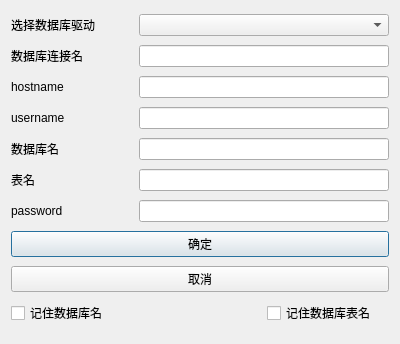
<?xml version="1.0" encoding="UTF-8"?>
<ui version="4.0">
 <class>sqlInfoDialog</class>
 <widget class="QDialog" name="sqlInfoDialog">
  <property name="geometry">
   <rect>
    <x>0</x>
    <y>0</y>
    <width>400</width>
    <height>344</height>
   </rect>
  </property>
  <property name="windowTitle">
   <string>Dialog</string>
  </property>
  <property name="windowIcon">
   <iconset resource="res.qrc">
    <normaloff>:/icon/image1/copy-double.png</normaloff>:/icon/image1/copy-double.png</iconset>
  </property>
  <layout class="QGridLayout" name="gridLayout">
   <item row="0" column="0">
    <widget class="QLabel" name="label">
     <property name="text">
      <string>选择数据库驱动</string>
     </property>
    </widget>
   </item>
   <item row="0" column="1" colspan="2">
    <widget class="QComboBox" name="comboBox_databasedrive"/>
   </item>
   <item row="1" column="0">
    <widget class="QLabel" name="label_2">
     <property name="text">
      <string>数据库连接名</string>
     </property>
    </widget>
   </item>
   <item row="1" column="1" colspan="2">
    <widget class="QLineEdit" name="lineEdit_databaseconnect"/>
   </item>
   <item row="2" column="0">
    <widget class="QLabel" name="label_3">
     <property name="text">
      <string>hostname</string>
     </property>
    </widget>
   </item>
   <item row="2" column="1" colspan="2">
    <widget class="QLineEdit" name="lineEdit_hostname"/>
   </item>
   <item row="3" column="0">
    <widget class="QLabel" name="label_4">
     <property name="text">
      <string>username</string>
     </property>
    </widget>
   </item>
   <item row="3" column="1" colspan="2">
    <widget class="QLineEdit" name="lineEdit_username"/>
   </item>
   <item row="4" column="0">
    <widget class="QLabel" name="label_5">
     <property name="text">
      <string>数据库名</string>
     </property>
    </widget>
   </item>
   <item row="4" column="1" colspan="2">
    <widget class="QLineEdit" name="lineEdit_databasename"/>
   </item>
   <item row="5" column="0">
    <widget class="QLabel" name="label_6">
     <property name="text">
      <string>表名</string>
     </property>
    </widget>
   </item>
   <item row="5" column="1" colspan="2">
    <widget class="QLineEdit" name="lineEdit_tablename"/>
   </item>
   <item row="6" column="0">
    <widget class="QLabel" name="label_7">
     <property name="text">
      <string>password</string>
     </property>
    </widget>
   </item>
   <item row="6" column="1" colspan="2">
    <widget class="QLineEdit" name="lineEdit_password"/>
   </item>
   <item row="9" column="2">
    <widget class="QCheckBox" name="checkBox_savetable">
     <property name="text">
      <string>记住数据库表名</string>
     </property>
    </widget>
   </item>
   <item row="7" column="0" colspan="3">
    <widget class="QPushButton" name="pushButton_accecpt">
     <property name="text">
      <string>确定</string>
     </property>
    </widget>
   </item>
   <item row="8" column="0" colspan="3">
    <widget class="QPushButton" name="pushButton_cancel">
     <property name="text">
      <string>取消</string>
     </property>
    </widget>
   </item>
   <item row="9" column="0" colspan="2">
    <widget class="QCheckBox" name="checkBox_savedatabase">
     <property name="text">
      <string>记住数据库名</string>
     </property>
    </widget>
   </item>
  </layout>
 </widget>
 <resources>
  <include location="res.qrc"/>
 </resources>
 <connections>
  <connection>
   <sender>pushButton_cancel</sender>
   <signal>clicked()</signal>
   <receiver>sqlInfoDialog</receiver>
   <slot>reject()</slot>
   <hints>
    <hint type="sourcelabel">
     <x>199</x>
     <y>292</y>
    </hint>
    <hint type="destinationlabel">
     <x>199</x>
     <y>159</y>
    </hint>
   </hints>
  </connection>
 </connections>
</ui>
